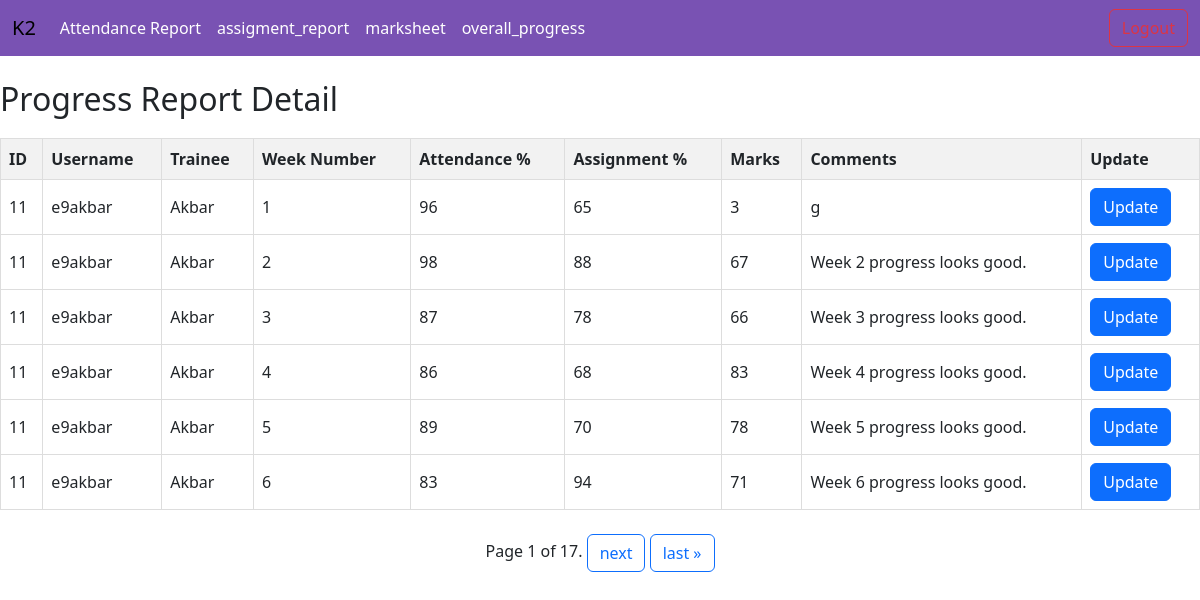
The app's page /students/ (signed in) with its own data.
### progress_tracker/models.py (models this page shows, shortened)
class ProgressReport(models.Model):
    trainee = models.ForeignKey(Trainee, on_delete=models.CASCADE)
    week_number = models.PositiveIntegerField()
    attendance = models.PositiveIntegerField()
    assignment = models.PositiveIntegerField()
    marks = models.PositiveIntegerField()
    comments = models.TextField()

class Trainee(models.Model):
    id = models.AutoField(primary_key=True)
    username = models.CharField(max_length=50)
    name = models.CharField(max_length=100)

### progress_tracker/views.py (the view)
# urls.py: path("students/", views.student_list, name="student_list"),
@login_required(login_url="progress_tracker:login")
def student_list(request):
    progress_reports = ProgressReport.objects.select_related("trainee").all()
    items_per_page = 6
    paginator = Paginator(progress_reports, items_per_page)
    page = request.GET.get("page")
    try:
        progress_reports = paginator.page(page)
    except PageNotAnInteger:
        progress_reports = paginator.page(1)
    except EmptyPage:
        progress_reports = paginator.page(paginator.num_pages)
    return render(
        request,
        "progress_tracker/student_list.html",
        {"progress_reports": progress_reports},
    )

### progress_tracker/templates/progress_tracker/student_list.html (shortened to what this page needs)
<!DOCTYPE html>
<html lang="en">
<head>
    <link href="https://cdn.jsdelivr.net/npm/bootstrap@5.3.2/dist/css/bootstrap.min.css" rel="stylesheet">
</head>
<body>
   {% extends "progress_tracker/base.html" %}
   {% block content %}
<div p-3>
    <h2>Progress Report Detail</h2>
    <table>
        <tr>
            <th>ID</th>
            <th>Username</th>
            <th>Trainee</th>
            <th>Week Number</th>
            <th>Attendance %</th>
            <th>Assignment %</th>
            <th>Marks</th>
            <th>Comments</th>
            <th>Update</th>
        </tr>
        {% for progress_report in progress_reports %}
            <tr>
                <td>{{ progress_report.trainee.id }}</td>
                <td>{{ progress_report.trainee.username }}</td>
                <td>{{ progress_report.trainee.name }}</td>
                <td>{{ progress_report.week_number }}</td>
                <td>{{ progress_report.attendance }}</td>
                <td>{{ progress_report.assignment }}</td>
                <td>{{ progress_report.marks }}</td>
                <td>{{ progress_report.comments }}</td>
                <td>
                    <a href="{% url 'progress_tracker:update_progress_report' progress_report.pk %}" class="btn btn-primary">Update</a>
                </td>
            </tr>
        {% endfor %}
    </table>
    <div class="d-flex justify-content-center">
        <div class="pagination">
            <span class="step-links">
                <span class="current">
                    Page {{ progress_reports.number }} of {{ progress_reports.paginator.num_pages }}.
                </span>
                {% if progress_reports.has_next %}
                    <a href="?page={{ progress_reports.next_page_number }}" class="btn btn-outline-primary">next</a>
                    <a href="?page={{ progress_reports.paginator.num_pages }}" class="btn btn-outline-primary">last &raquo;</a>
                {% endif %}
            </span>
        </div>
    </div>
{% endblock %}

### progress_tracker/templates/progress_tracker/student_list.html (style rules this page uses)
table { width: 100%; border-collapse: collapse; margin-top: 20px; }
th, td { border: 1px solid #ddd; padding: 8px; text-align: left; }
th { background-color: #f2f2f2; }

### records on screen
ProgressReport: trainee.id "11", trainee.username "e9akbar", trainee.name "Akbar", week_number "1", attendance "96", assignment "65", marks "3", comments "g"
ProgressReport: trainee.id "11", trainee.username "e9akbar", trainee.name "Akbar", week_number "2", attendance "98", assignment "88", marks "67", comments "Week 2 progress looks good."
ProgressReport: trainee.id "11", trainee.username "e9akbar", trainee.name "Akbar", week_number "3", attendance "87", assignment "78", marks "66", comments "Week 3 progress looks good."
ProgressReport: trainee.id "11", trainee.username "e9akbar", trainee.name "Akbar", week_number "4", attendance "86", assignment "68", marks "83", comments "Week 4 progress looks good."
ProgressReport: trainee.id "11", trainee.username "e9akbar", trainee.name "Akbar", week_number "5", attendance "89", assignment "70", marks "78", comments "Week 5 progress looks good."
ProgressReport: trainee.id "11", trainee.username "e9akbar", trainee.name "Akbar", week_number "6", attendance "83", assignment "94", marks "71", comments "Week 6 progress looks good."

### other values on screen
{{ progress_reports.number }} "1"
{{ progress_reports.paginator.num_pages }} "17"
